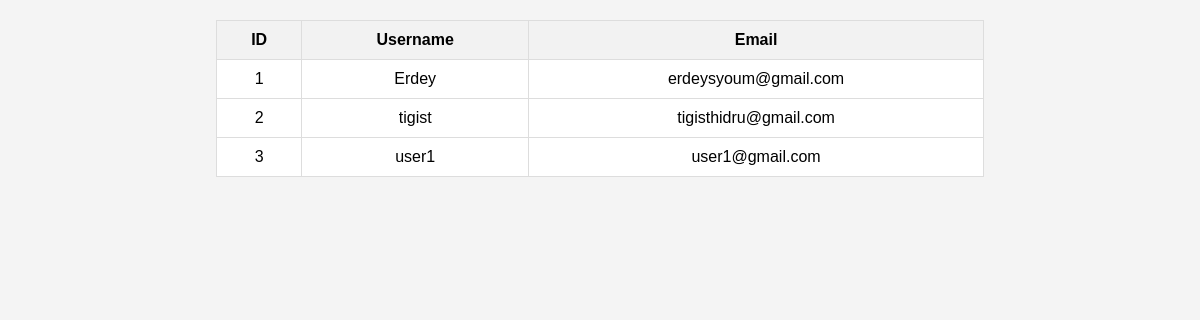
Page /users (signed in) on the earlier database version.
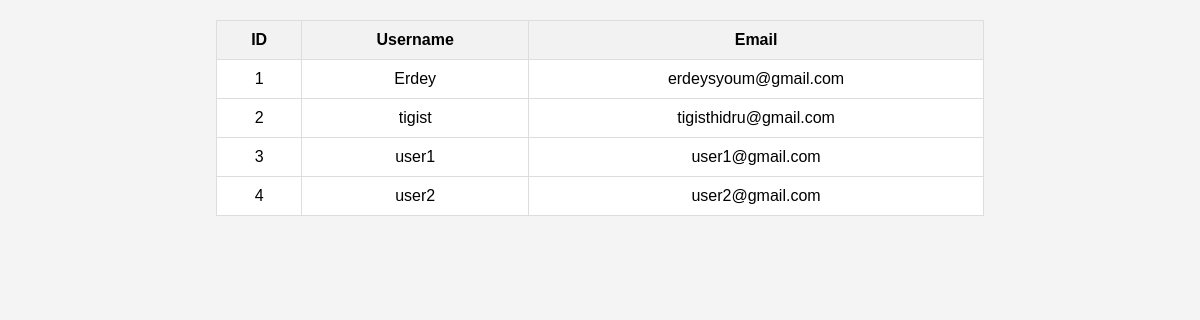
Same page on the later database version.
### app/models.py (models this page shows, shortened)
class User(UserMixin, db.Model):
    id = db.Column(db.Integer, primary_key=True)
    username = db.Column(db.String(50), unique=True, nullable=False)
    password = db.Column(db.String(50), nullable=False)
    email = db.Column(db.String(100), unique=True, nullable=False)
    contact_no = db.Column(db.Integer, unique=True)
    address = db.Column(db.String(100))
    role = db.Column(db.String(50), default='customer')

### app/routes.py (the view)
@app.route('/users')
@admin_required
def users():
    all_users = User.query.all()
    return render_template('users.html', users=all_users)

### app/__init__.py (called while the page is built)
@login_manager.user_loader
def load_user(user_id):
    return models.User.query.get(int(user_id))

### app/routes.py (called while the page is built)
def admin_required(f):
    @wraps(f)
    def decorated_function(*args, **kwargs):
        if 'user_id' not in session or session.get('user_role') != 'admin':
            flash('You do not have permission to access this page.')
            return redirect(url_for('index'))
        return f(*args, **kwargs)
    return decorated_function

### app/templates/users.html (shortened to what this page needs)
<!DOCTYPE html>
<html lang="en">
<head>
    <link rel="stylesheet" href="{{ url_for('static', filename='css/custom.css') }}">
</head>
<body>
<div class="container">
    <table class="table table-bordered mt-3">
        <thead>
        <tr>
            <th>ID</th>
            <th>Username</th>
            <th>Email</th>
        </tr>
        </thead>
        <tbody>
        {% for user in users %}
        <tr>
            <td>{{user.id }}</td>
            <td>{{user.username }}</td>
            <td>{{user.email}}</td>
        </tr>
        {% endfor %}
        </tbody>
    </table>
</div>
</body>
</html>

Differences in the rows shown:
added User: id "4", username "user2", email "user2@gmail.com"
